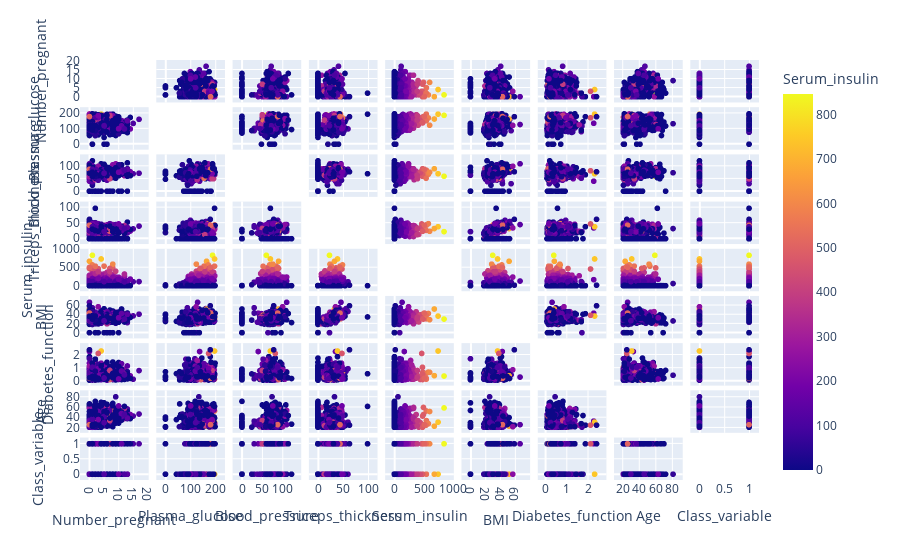

The notebook cell this image was saved under:
### Code cell
import plotly.express as px
import pandas as pd

df_pca_data = pd.read_csv('pima-indians-diabetes.csv'  )
features = ["Number_pregnant","Plasma_glucose","Blood_pressure","Triceps_thickness","Serum_insulin","BMI","Diabetes_function","Age","Class_variable"]
fig = px.scatter_matrix(
   df_pca_data,
    dimensions=features,
    color="Serum_insulin"
)
fig.update_traces(diagonal_visible=False)
fig.show()

### Figure 1 — Plotly figure (JSON) as saved in the notebook; plotly's stock layout.template omitted (floating-point values rounded to 4 significant figures; data arrays with more than 128 entries replaced by an {"elided": "..."} marker saying what was removed)
{"data": [{"diagonal": {"visible": false}, "dimensions": [{"axis": {"matches": true}, "label": "Number_pregnant", "values": {"elided": "767 int values"}}, {"axis": {"matches": true}, "label": "Plasma_glucose", "values": {"elided": "767 int values"}}, {"axis": {"matches": true}, "label": "Blood_pressure", "values": {"elided": "767 int values"}}, {"axis": {"matches": true}, "label": "Triceps_thickness", "values": {"elided": "767 int values"}}, {"axis": {"matches": true}, "label": "Serum_insulin", "values": {"elided": "767 int values"}}, {"axis": {"matches": true}, "label": "BMI", "values": {"elided": "767 float values"}}, {"axis": {"matches": true}, "label": "Diabetes_function", "values": {"elided": "767 float values"}}, {"axis": {"matches": true}, "label": "Age", "values": {"elided": "767 int values"}}, {"axis": {"matches": true}, "label": "Class_variable", "values": {"elided": "767 int values"}}], "hovertemplate": "%{xaxis.title.text}=%{x}<br>%{yaxis.title.text}=%{y}<br>Serum_insulin=%{marker.color}<extra></extra>", "legendgroup": "", "marker": {"color": {"elided": "767 int values"}, "coloraxis": "coloraxis", "symbol": "circle"}, "name": "", "showlegend": false, "type": "splom"}], "layout": {"coloraxis": {"colorbar": {"title": {"text": "Serum_insulin"}}, "colorscale": [[0, "#0d0887"], [0.1111, "#46039f"], [0.2222, "#7201a8"], [0.3333, "#9c179e"], [0.4444, "#bd3786"], [0.5556, "#d8576b"], [0.6667, "#ed7953"], [0.7778, "#fb9f3a"], [0.8889, "#fdca26"], [1, "#f0f921"]]}, "dragmode": "select", "legend": {"tracegroupgap": 0}, "margin": {"t": 60}}}
